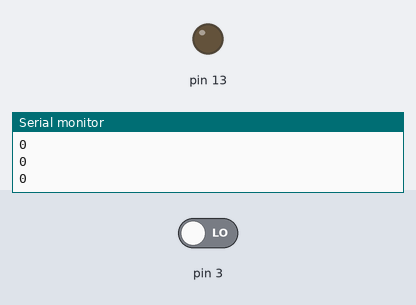
This sketch was run on a simulated Arduino Uno, built with avr-gcc and run on an emulated ATmega328P. Shown: output pins drawn as LEDs (lit = HIGH), the last lines printed to the serial monitor. The test bench sets the inputs (shaded band); at power-on: pin 3 LOW.

Above: at 1.2 s.
1.3 s: pin 3 driven HIGH
At 2.5 s:
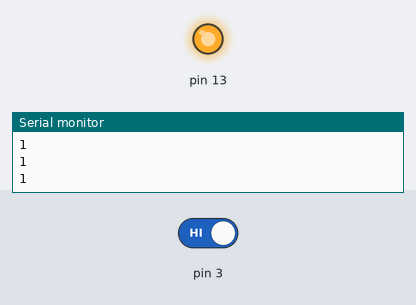
2.8 s: pin 3 driven LOW
At 3.9 s:
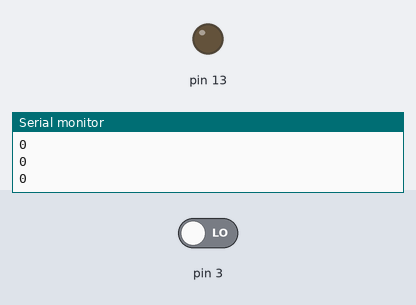
Timing chart, 0 to 5.8 s (numbered marks = the images above; inputs shaded):
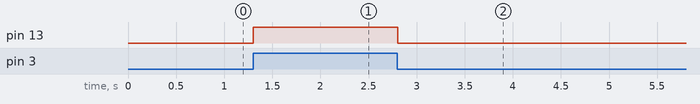

Measured:
- after the input at 1.3 s, pin 13: LOW → HIGH at once
- after the input at 2.8 s, pin 13: HIGH → LOW at once

The sketch:

magnetic.ino
```cpp
void setup() {

  // put your setup code here, to run once:

  Serial.begin(9600);

  pinMode(3,INPUT);

  pinMode(13,OUTPUT);

}


void loop() {

  // put your main code here, to run repeatedly:

  int a = digitalRead(3);

  Serial.println(a);

  if(a == HIGH)

  {

    digitalWrite(13,HIGH);

  }

  else{digitalWrite(13,LOW);}

  delay(100);

}
```
